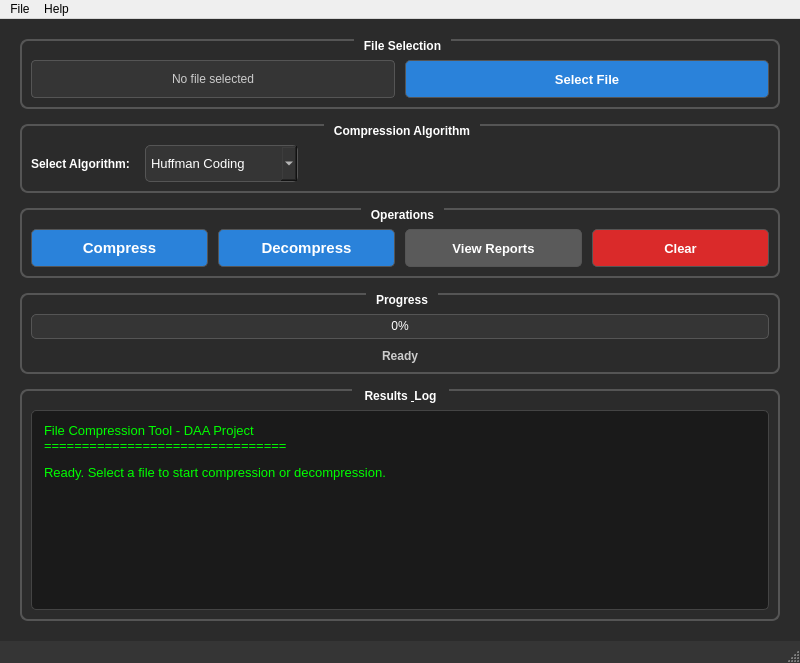
<?xml version="1.0" encoding="UTF-8"?>
<ui version="4.0">
 <class>MainWindow</class>
 <widget class="QMainWindow" name="MainWindow">
  <property name="geometry">
   <rect>
    <x>0</x>
    <y>0</y>
    <width>800</width>
    <height>650</height>
   </rect>
  </property>
  <property name="windowTitle">
   <string>File Compression Tool - DAA Project</string>
  </property>
  <property name="styleSheet">
   <string notr="true">QMainWindow {
    background-color: #2b2b2b;
    color: #ffffff;
}
QGroupBox {
    color: #ffffff;
    font-weight: bold;
    border: 2px solid #555555;
    border-radius: 8px;
    margin-top: 1ex;
    padding-top: 10px;
}
QGroupBox::title {
    subcontrol-origin: margin;
    subcontrol-position: top center;
    padding: 0 8px;
    background-color: #2b2b2b;
    color: #ffffff;
}
QPushButton {
    background-color: #404040;
    color: white;
    border: 1px solid #555555;
    border-radius: 5px;
    padding: 8px 16px;
    font-weight: bold;
    min-height: 20px;
}
QPushButton:hover {
    background-color: #4a4a4a;
    border: 1px solid #666666;
}
QPushButton:pressed {
    background-color: #2a82da;
}
QPushButton:disabled {
    background-color: #333333;
    color: #666666;
}
QProgressBar {
    border: 1px solid #555555;
    border-radius: 5px;
    text-align: center;
    color: white;
    background-color: #353535;
}
QProgressBar::chunk {
    background-color: #2a82da;
    border-radius: 4px;
}
QComboBox {
    background-color: #353535;
    color: white;
    border: 1px solid #555555;
    border-radius: 5px;
    padding: 5px;
    min-height: 25px;
}
QComboBox:disabled {
    background-color: #2a2a2a;
    color: #666666;
}
QTextEdit {
    background-color: #1a1a1a;
    color: #00ff00;
    border: 1px solid #555555;
    border-radius: 5px;
    font-family: 'Courier New', monospace;
    font-size: 10pt;
    selection-background-color: #2a82da;
}
QLabel {
    color: #ffffff;
}
</string>
  </property>
  <widget class="QWidget" name="centralWidget">
   <layout class="QVBoxLayout" name="mainLayout">
    <property name="spacing">
     <number>15</number>
    </property>
    <property name="leftMargin">
     <number>20</number>
    </property>
    <property name="topMargin">
     <number>20</number>
    </property>
    <property name="rightMargin">
     <number>20</number>
    </property>
    <property name="bottomMargin">
     <number>20</number>
    </property>
    <item>
     <widget class="QGroupBox" name="fileGroup">
      <property name="title">
       <string>File Selection</string>
      </property>
      <layout class="QHBoxLayout" name="fileLayout">
       <property name="spacing">
        <number>10</number>
       </property>
       <item>
        <widget class="QLabel" name="fileLabel">
         <property name="text">
          <string>No file selected</string>
         </property>
         <property name="styleSheet">
          <string notr="true">QLabel {
    padding: 8px;
    border: 1px solid #555555;
    border-radius: 4px;
    background-color: #353535;
    color: #cccccc;
}</string>
         </property>
         <property name="alignment">
          <set>Qt::AlignCenter</set>
         </property>
         <property name="minimumSize">
          <size>
           <width>0</width>
           <height>30</height>
          </size>
         </property>
        </widget>
       </item>
       <item>
        <widget class="QPushButton" name="selectFileButton">
         <property name="text">
          <string>Select File</string>
         </property>
         <property name="minimumSize">
          <size>
           <width>0</width>
           <height>35</height>
          </size>
         </property>
         <property name="styleSheet">
          <string notr="true">QPushButton {
    background-color: #2a82da;
    color: white;
    font-weight: bold;
    font-size: 10pt;
}</string>
         </property>
        </widget>
       </item>
      </layout>
     </widget>
    </item>
    <item>
     <widget class="QGroupBox" name="algorithmGroup">
      <property name="title">
       <string>Compression Algorithm</string>
      </property>
      <layout class="QHBoxLayout" name="algorithmLayout">
       <property name="spacing">
        <number>15</number>
       </property>
       <item>
        <widget class="QLabel" name="algorithmLabel">
         <property name="text">
          <string>Select Algorithm:</string>
         </property>
         <property name="font">
          <font>
           <weight>75</weight>
           <bold>true</bold>
          </font>
         </property>
        </widget>
       </item>
       <item>
        <widget class="QComboBox" name="algorithmComboBox">
         <property name="minimumSize">
          <size>
           <width>0</width>
           <height>35</height>
          </size>
         </property>
         <property name="font">
          <font>
           <pointsize>10</pointsize>
          </font>
         </property>
         <item>
          <property name="text">
           <string>Huffman Coding</string>
          </property>
         </item>
         <item>
          <property name="text">
           <string>Run-Length Encoding</string>
          </property>
         </item>
        </widget>
       </item>
       <item>
        <spacer name="horizontalSpacer">
         <property name="orientation">
          <enum>Qt::Horizontal</enum>
         </property>
         <property name="sizeHint" stdset="0">
          <size>
           <width>40</width>
           <height>20</height>
          </size>
         </property>
        </spacer>
       </item>
      </layout>
     </widget>
    </item>
    <item>
     <widget class="QGroupBox" name="operationGroup">
      <property name="title">
       <string>Operations</string>
      </property>
      <layout class="QHBoxLayout" name="operationLayout">
       <property name="spacing">
        <number>10</number>
       </property>
       <item>
        <widget class="QPushButton" name="compressButton">
         <property name="text">
          <string>Compress</string>
         </property>
         <property name="minimumSize">
          <size>
           <width>0</width>
           <height>40</height>
          </size>
         </property>
         <property name="styleSheet">
          <string notr="true">QPushButton {
    background-color: #2a82da;
    color: white;
    font-weight: bold;
    font-size: 11pt;
}</string>
         </property>
        </widget>
       </item>
       <item>
        <widget class="QPushButton" name="decompressButton">
         <property name="text">
          <string>Decompress</string>
         </property>
         <property name="minimumSize">
          <size>
           <width>0</width>
           <height>40</height>
          </size>
         </property>
         <property name="styleSheet">
          <string notr="true">QPushButton {
    background-color: #2a82da;
    color: white;
    font-weight: bold;
    font-size: 11pt;
}</string>
         </property>
        </widget>
       </item>
       <item>
        <widget class="QPushButton" name="viewReportsButton">
         <property name="text">
          <string>View Reports</string>
         </property>
         <property name="minimumSize">
          <size>
           <width>0</width>
           <height>40</height>
          </size>
         </property>
         <property name="styleSheet">
          <string notr="true">QPushButton {
    background-color: #5a5a5a;
    color: white;
    font-size: 10pt;
}</string>
         </property>
        </widget>
       </item>
       <item>
        <widget class="QPushButton" name="clearButton">
         <property name="text">
          <string>Clear</string>
         </property>
         <property name="minimumSize">
          <size>
           <width>0</width>
           <height>40</height>
          </size>
         </property>
         <property name="styleSheet">
          <string notr="true">QPushButton {
    background-color: #da2a2a;
    color: white;
    font-size: 10pt;
}</string>
         </property>
        </widget>
       </item>
      </layout>
     </widget>
    </item>
    <item>
     <widget class="QGroupBox" name="progressGroup">
      <property name="title">
       <string>Progress</string>
      </property>
      <layout class="QVBoxLayout" name="progressLayout">
       <property name="spacing">
        <number>10</number>
       </property>
       <item>
        <widget class="QProgressBar" name="progressBar">
         <property name="value">
          <number>0</number>
         </property>
         <property name="minimumSize">
          <size>
           <width>0</width>
           <height>25</height>
          </size>
         </property>
         <property name="alignment">
          <set>Qt::AlignCenter</set>
         </property>
        </widget>
       </item>
       <item>
        <widget class="QLabel" name="progressLabel">
         <property name="text">
          <string>Ready</string>
         </property>
         <property name="alignment">
          <set>Qt::AlignCenter</set>
         </property>
         <property name="styleSheet">
          <string notr="true">QLabel {
    font-weight: bold;
    color: #cccccc;
}</string>
         </property>
        </widget>
       </item>
      </layout>
     </widget>
    </item>
    <item>
     <widget class="QGroupBox" name="resultsGroup">
      <property name="title">
       <string>Results &amp; Log</string>
      </property>
      <layout class="QVBoxLayout" name="resultsLayout">
       <item>
        <widget class="QTextEdit" name="resultsText">
         <property name="minimumSize">
          <size>
           <width>0</width>
           <height>200</height>
          </size>
         </property>
         <property name="styleSheet">
          <string notr="true">QTextEdit {
    background-color: #1a1a1a;
    color: #00ff00;
    font-family: 'Courier New';
    font-size: 10pt;
    border: 1px solid #444444;
    border-radius: 5px;
    padding: 8px;
}</string>
         </property>
         <property name="html">
          <string>&lt;!DOCTYPE HTML PUBLIC &quot;-//W3C//DTD HTML 4.0//EN&quot; &quot;http://www.w3.org/TR/REC-html40/strict.dtd&quot;&gt;
&lt;html&gt;&lt;head&gt;&lt;meta name=&quot;qrichtext&quot; content=&quot;1&quot; /&gt;&lt;style type=&quot;text/css&quot;&gt;
p, li { white-space: pre-wrap; }
&lt;/style&gt;&lt;/head&gt;&lt;body style=&quot; font-family:'Courier New'; font-size:10pt; font-weight:400; font-style:normal;&quot;&gt;
&lt;p style=&quot; margin-top:0px; margin-bottom:0px; margin-left:0px; margin-right:0px; -qt-block-indent:0; text-indent:0px;&quot;&gt;&lt;span style=&quot; color:#00ff00;&quot;&gt;File Compression Tool - DAA Project&lt;/span&gt;&lt;/p&gt;
&lt;p style=&quot; margin-top:0px; margin-bottom:0px; margin-left:0px; margin-right:0px; -qt-block-indent:0; text-indent:0px;&quot;&gt;&lt;span style=&quot; color:#00ff00;&quot;&gt;================================&lt;/span&gt;&lt;/p&gt;
&lt;p style=&quot; margin-top:12px; margin-bottom:12px; margin-left:0px; margin-right:0px; -qt-block-indent:0; text-indent:0px;&quot;&gt;&lt;span style=&quot; color:#00ff00;&quot;&gt;Ready. Select a file to start compression or decompression.&lt;/span&gt;&lt;/p&gt;
&lt;p style=&quot;-qt-paragraph-type:empty; margin-top:12px; margin-bottom:12px; margin-left:0px; margin-right:0px; -qt-block-indent:0; text-indent:0px;&quot;&gt;&lt;br /&gt;&lt;/p&gt;
&lt;/body&gt;&lt;/html&gt;</string>
         </property>
        </widget>
       </item>
      </layout>
     </widget>
    </item>
   </layout>
  </widget>
  <widget class="QMenuBar" name="menuBar">
   <property name="geometry">
    <rect>
     <x>0</x>
     <y>0</y>
     <width>800</width>
     <height>21</height>
    </rect>
   </property>
   <widget class="QMenu" name="menuFile">
    <property name="title">
     <string>File</string>
    </property>
    <addaction name="actionSelect_File"/>
    <addaction name="separator"/>
    <addaction name="actionExit"/>
   </widget>
   <widget class="QMenu" name="menuHelp">
    <property name="title">
     <string>Help</string>
    </property>
    <addaction name="actionAbout"/>
   </widget>
   <addaction name="menuFile"/>
   <addaction name="menuHelp"/>
  </widget>
  <widget class="QStatusBar" name="statusBar">
   <property name="styleSheet">
    <string notr="true">QStatusBar {
    background-color: #353535;
    color: white;
}</string>
   </property>
  </widget>
  <action name="actionSelect_File">
   <property name="text">
    <string>Select File</string>
   </property>
   <property name="shortcut">
    <string>Ctrl+O</string>
   </property>
  </action>
  <action name="actionExit">
   <property name="text">
    <string>Exit</string>
   </property>
   <property name="shortcut">
    <string>Ctrl+Q</string>
   </property>
  </action>
  <action name="actionAbout">
   <property name="text">
    <string>About</string>
   </property>
  </action>
 </widget>
 <resources/>
 <connections/>
</ui>
